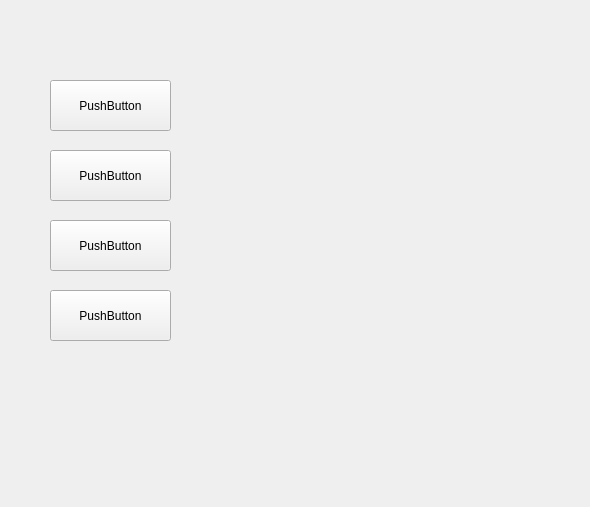
<?xml version="1.0" encoding="UTF-8"?>
<ui version="4.0">
 <class>FunctionWidget</class>
 <widget class="QWidget" name="FunctionWidget">
  <property name="geometry">
   <rect>
    <x>0</x>
    <y>0</y>
    <width>590</width>
    <height>507</height>
   </rect>
  </property>
  <property name="windowTitle">
   <string>Form</string>
  </property>
  <widget class="QPushButton" name="pushButton">
   <property name="geometry">
    <rect>
     <x>50</x>
     <y>80</y>
     <width>121</width>
     <height>51</height>
    </rect>
   </property>
   <property name="text">
    <string>PushButton</string>
   </property>
  </widget>
  <widget class="QPushButton" name="pushButton_2">
   <property name="geometry">
    <rect>
     <x>50</x>
     <y>150</y>
     <width>121</width>
     <height>51</height>
    </rect>
   </property>
   <property name="text">
    <string>PushButton</string>
   </property>
  </widget>
  <widget class="QPushButton" name="pushButton_3">
   <property name="geometry">
    <rect>
     <x>50</x>
     <y>220</y>
     <width>121</width>
     <height>51</height>
    </rect>
   </property>
   <property name="text">
    <string>PushButton</string>
   </property>
  </widget>
  <widget class="QPushButton" name="pushButton_4">
   <property name="geometry">
    <rect>
     <x>50</x>
     <y>290</y>
     <width>121</width>
     <height>51</height>
    </rect>
   </property>
   <property name="text">
    <string>PushButton</string>
   </property>
  </widget>
 </widget>
 <resources/>
 <connections/>
</ui>
